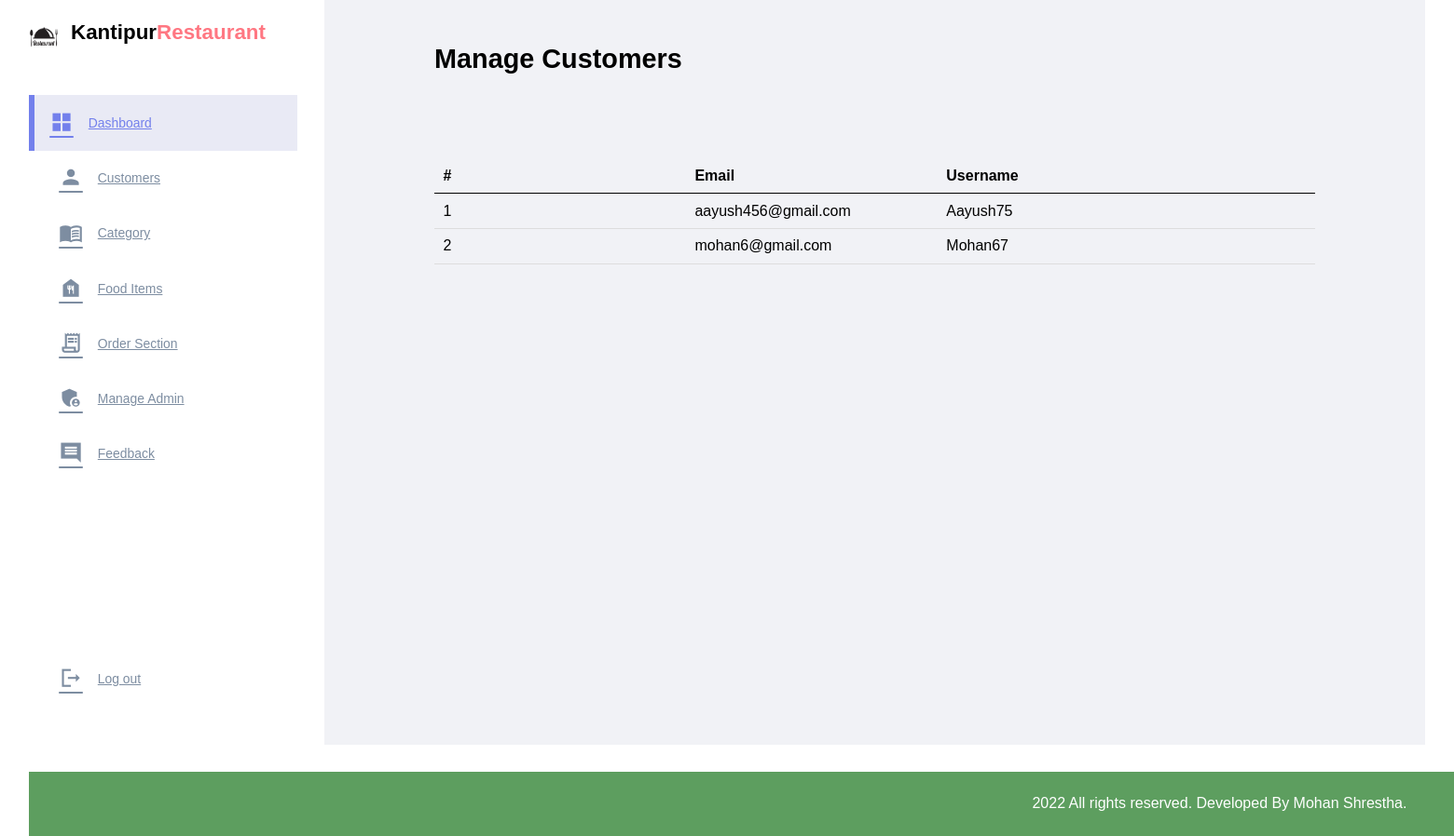
The app's page /admin/manage-customer.php (signed in) with its own data.
### tables this page shows
CREATE TABLE `users` (
  `id` int(11) NOT NULL,
  `username` varchar(255) NOT NULL,
  `email` varchar(255) NOT NULL,
  `password` varchar(255) NOT NULL
);

### admin/manage-customer.php (the view, shortened to what this page needs)
<?php
include('partials/menu.php');
$server = "localhost";
$user = "root";
$pass = "";
$database = "onlinefoodorder";
$DB = mysqli_connect($server, $user, $pass, $database);
?>
<div class="main-content">
    <div class="wrapper">
        <h1>Manage Customers</h1>
                <br /><br /><br />
                <br><br>
                <table class="tbl-full">
                    <tr>
                        <th width="20%">#</th>
                        <th width="20%">Email</th>
                        <th width="30%">Username</th>
                    </tr>
                    <?php
                        $sql = "SELECT * FROM users ORDER BY id DESC";
                        $res = mysqli_query($DB, $sql);
                        $count = mysqli_num_rows($res);
                        $sn = 1;
                        if($count>0)
                        {
                            while($row=mysqli_fetch_assoc($res))
                            {
                                $email = $row['email'];
                                $username = $row['username'];
                                ?>
                                    <tr>
                                        <td><?php echo $sn++; ?> </td>
                                        <td><?php echo $email; ?></td>
                                        <td><?php echo $username; ?></td>
                                    </tr>
                                <?php
                            }
                        }
                        else
                        {
                            echo "<tr><td colspan='12' class='error'>Orders not Available</td></tr>";
                        }
                    ?>
                </table>
    </div>
</div>
<?php include('partials/footer.php'); ?>

### css/admin.css (style rules this page uses)
* { margin: 0; padding: 0; font-family: Arial, Helvetica, sans-serif; }
.wrapper { padding: 1%; width: 80%; margin: 0 auto; }
.tbl-full { width: 100%; }
table { border-collapse: collapse; width: 100%; }
th, td { padding: 8px; text-align: left; border-bottom: 1px solid #ddd; }
table tr th { border-bottom: 1px solid black; padding: 1%; text-align: left; }
table tr td { padding: 1%; }
.main-content { background-color: #f1f2f6; padding: 3% 0; }
:root { --color-primary:#7380ec; --color-danger: #ff7782; --color-success: #41f1b6; --color-warning: #ffbb55; --color-white: #fff; --color-info-dark: #7d8da1; --color-info-light: #dce1eb; --color-dark: #363949; --color-light: rgba(132, 139, 200, 0.18); --color-primary-variant: #111e88; --color-dark-variant: #677483; --color-background: #f6f6f9; --card-border-radius: 2rem; --border-radius-1: 0.4rem; --border-radius-2: 0.8rem; --border-radius-3: 1.2rem; --card-padding: 1.8rem; --padding-1: 1.2rem; --box-shadow: 0 2rem 3rem var(--color-light); }
h1 { font-weight: 800; font-size: 1.8rem; }

### records on screen
users: email "aayush456@gmail.com", username "Aayush75"
users: email "mohan6@gmail.com", username "Mohan67"
